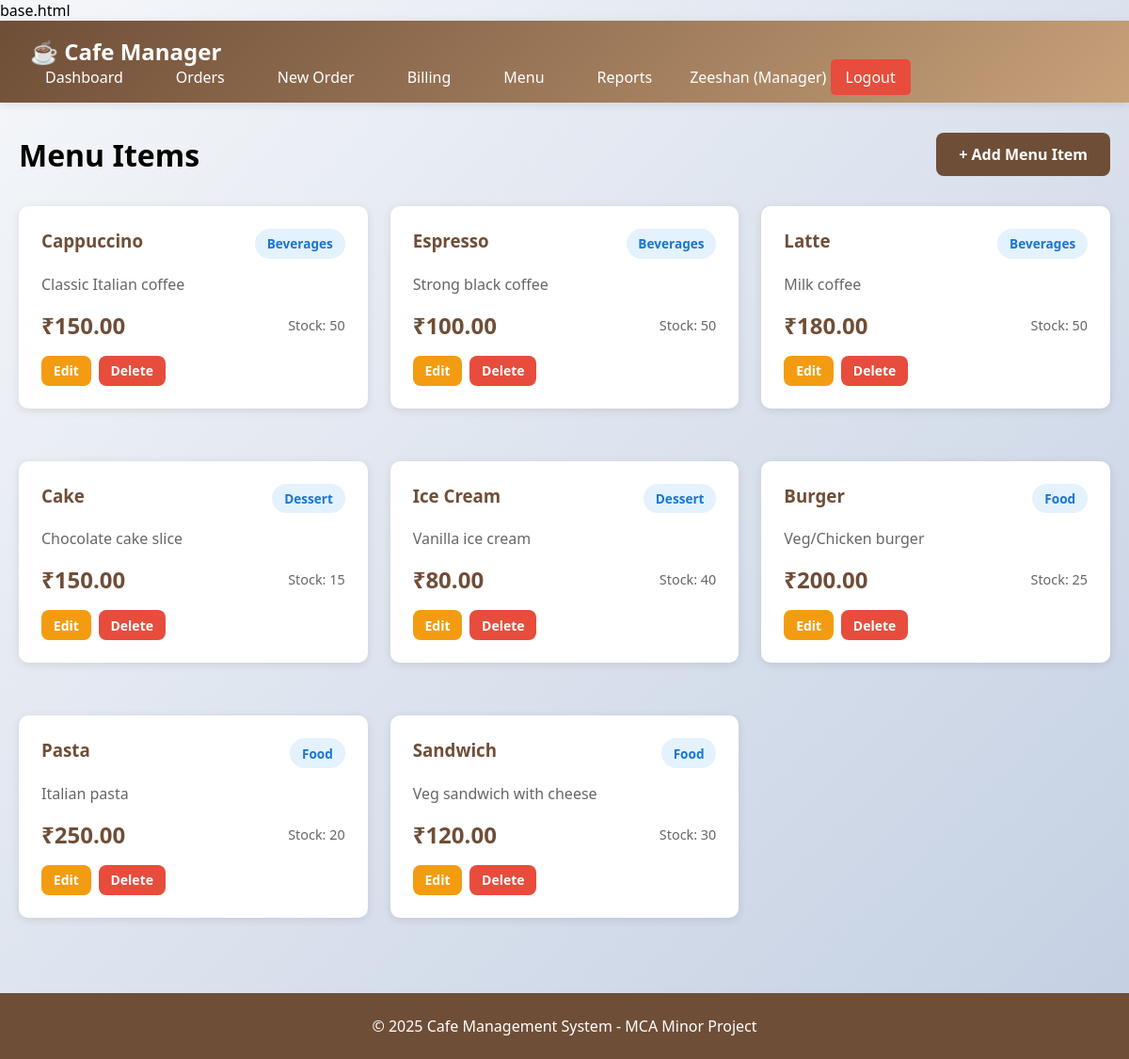
/menu (signed in), run on the app's committed database.
### tables this page shows
CREATE TABLE menu_items (
    id INTEGER PRIMARY KEY AUTOINCREMENT,
    name VARCHAR(150) NOT NULL,
    description TEXT,
    price DECIMAL(10, 2) NOT NULL,
    category VARCHAR(50) NOT NULL,
    stock_quantity INTEGER DEFAULT 0,
    is_available BOOLEAN DEFAULT 1,
    created_at TIMESTAMP DEFAULT CURRENT_TIMESTAMP
);

### app.py (the view)
@app.route('/menu')
@login_required
def menu():
    conn = get_db_connection()
    menu_items = conn.execute('SELECT * FROM menu_items ORDER BY category, name').fetchall()
    conn.close()
    return render_template('menu.html', menu_items=menu_items)

### app.py (called while the page is built)
def get_db_connection():
    conn = sqlite3.connect(DATABASE)
    conn.row_factory = sqlite3.Row
    return conn

def login_required(f):
    @wraps(f)
    def decorated_function(*args, **kwargs):
        if 'user_id' not in session:
            flash('Please login first!', 'error')
            return redirect(url_for('login'))
        return f(*args, **kwargs)
    return decorated_function

### templates/menu.html (shortened to what this page needs)
{% extends "base.html" %}
{% block content %}
<div style="display: flex; justify-content: space-between; align-items: center; margin-bottom: 2rem;">
    <h1>Menu Items</h1>
    {% if session.role == 'Manager' %}
    <a href="{{ url_for('add_menu_item') }}" class="btn btn-primary">+ Add Menu Item</a>
    {% endif %}
</div>
<div style="display: grid; grid-template-columns: repeat(auto-fill, minmax(280px, 1fr)); gap: 1.5rem;">
    {% for item in menu_items %}
    <div class="card {% if not item.is_available %}unavailable{% endif %}">
        <div style="display: flex; justify-content: space-between; margin-bottom: 1rem;">
            <h3 style="color: #6F4E37;">{{ item.name }}</h3>
            <span class="badge" style="background: #e3f2fd; color: #1976d2;">{{ item.category }}</span>
        </div>
        <p style="color: #666; margin-bottom: 1rem;">{{ item.description }}</p>
        <div style="display: flex; justify-content: space-between; align-items: center;">
            <div style="font-size: 1.5rem; font-weight: bold; color: #6F4E37;">₹{{ "%.2f"|format(item.price) }}</div>
            <div style="font-size: 0.9rem; color: #666;">Stock: {{ item.stock_quantity }}</div>
        </div>
        {% if session.role == 'Manager' %}
        <div style="margin-top: 1rem; display: flex; gap: 0.5rem;">
            <a href="{{ url_for('edit_menu_item', item_id=item.id) }}" class="btn btn-sm btn-warning">Edit</a>
            <a href="{{ url_for('delete_menu_item', item_id=item.id) }}"
               onclick="return confirm('Delete this item?')"
               class="btn btn-sm btn-danger">Delete</a>
        </div>
        {% endif %}
    </div>
    {% endfor %}
</div>
{% endblock %}

### templates/base.html (style rules this page uses)
* { margin: 0; padding: 0; box-sizing: border-box; }
body { font-family: 'Segoe UI', Tahoma, Geneva, Verdana, sans-serif; background: linear-gradient(135deg, #f5f7fa 0%, #c3cfe2 100%); min-height: 100vh; }
.card { background: white; border-radius: 10px; padding: 1.5rem; margin-bottom: 2rem; box-shadow: 0 2px 10px rgba(0,0,0,0.1); }
.btn { padding: 0.75rem 1.5rem; border: none; border-radius: 8px; font-size: 1rem; cursor: pointer; text-decoration: none; display: inline-block; transition: all 0.3s; font-weight: 600; }
.btn-primary { background: #6F4E37; color: white; }
.btn-danger { background: #e74c3c; color: white; }
.btn-warning { background: #f39c12; color: white; }
.btn-sm { padding: 0.4rem 0.8rem; font-size: 0.875rem; }
.badge { padding: 0.4rem 0.8rem; border-radius: 20px; font-size: 0.85rem; font-weight: 600; display: inline-block; }

### data on the page
menu_items: name "Cappuccino", category "Beverages", description "Classic Italian coffee", price "150.00", stock_quantity "50"
menu_items: name "Espresso", category "Beverages", description "Strong black coffee", price "100.00", stock_quantity "50"
menu_items: name "Latte", category "Beverages", description "Milk coffee", price "180.00", stock_quantity "50"
menu_items: name "Cake", category "Dessert", description "Chocolate cake slice", price "150.00", stock_quantity "15"
menu_items: name "Ice Cream", category "Dessert", description "Vanilla ice cream", price "80.00", stock_quantity "40"
menu_items: name "Burger", category "Food", description "Veg/Chicken burger", price "200.00", stock_quantity "25"
menu_items: name "Pasta", category "Food", description "Italian pasta", price "250.00", stock_quantity "20"
menu_items: name "Sandwich", category "Food", description "Veg sandwich with cheese", price "120.00", stock_quantity "30"

### other printed values
{{ session.user_name }} "Zeeshan"
{{ session.role }} "Manager"
